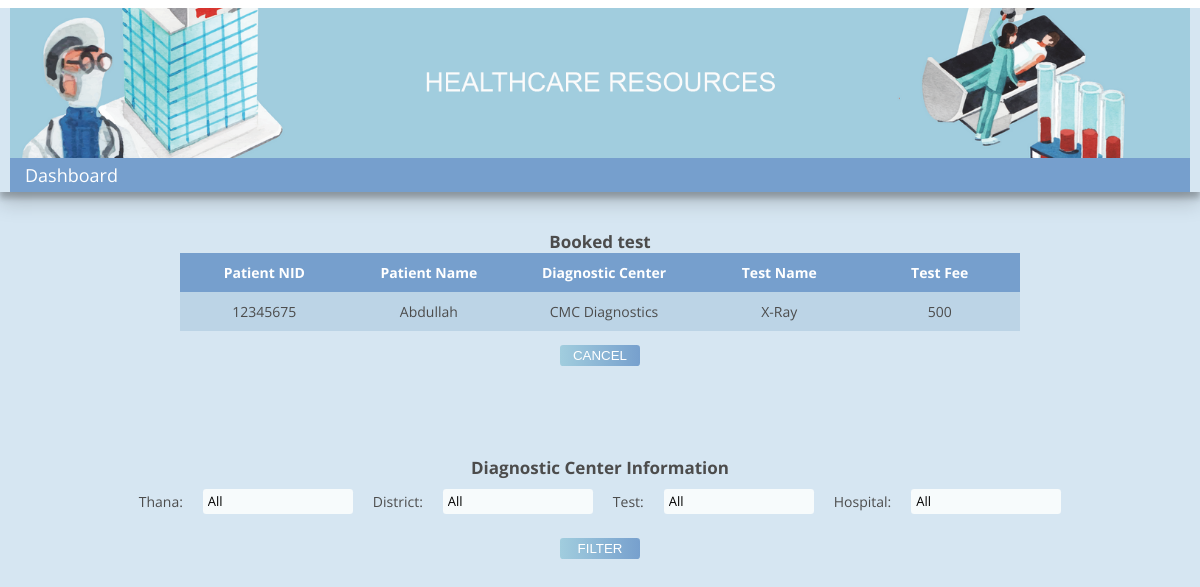
The page /Code/healthcare_resources/book_test.php (signed in) on the database its author committed.
### tables this page shows
CREATE TABLE `reserve` (
  `User` int(13) NOT NULL,
  `Hospital` int(11) DEFAULT NULL,
  `ward` int(11) DEFAULT NULL,
  `Hospital_Bed_No` int(11) DEFAULT NULL,
  `Diagnostic_Center` int(11) DEFAULT NULL,
  `testName` varchar(50) DEFAULT NULL,
  `Date` date NOT NULL,
  `Time` time NOT NULL,
  `Fee` int(11) NOT NULL
);

CREATE TABLE `user` (
  `NID` int(13) NOT NULL,
  `Password` varchar(20) NOT NULL,
  `Name` varchar(50) NOT NULL,
  `Gender` varchar(10) NOT NULL,
  `Birth_Date` date NOT NULL,
  `Age` int(3) NOT NULL,
  `Address` text NOT NULL,
  `Phone` int(11) NOT NULL
);

CREATE TABLE `diagnostic_center` (
  `dcCode` int(11) NOT NULL,
  `Name` varchar(50) NOT NULL,
  `Contact` int(11) NOT NULL,
  `Hospital` int(11) DEFAULT NULL,
  `Location` varchar(50) DEFAULT NULL
);

CREATE TABLE `tests` (
  `dcCode` int(13) NOT NULL,
  `Name` varchar(50) NOT NULL,
  `Fee` int(11) NOT NULL
);

### Code/healthcare_resources/book_test.php (the view, shortened to what this page needs)
<html>
<head>
<link rel="stylesheet" href="css/book_bed.css">
</head>
<body>
<div id="container">
	<div id="nav-parent">
		<img id="bannerpic" src="images/banner.png">
		<div class="nav">
		<a href="dashboard.php" style="font-size: 18px;padding: 10px;">Dashboard</a>
		</div>
	</div>
	<div class="paper2">
			<form action="" method="post">
			<?php
			$n = $_SESSION['n'];
			require_once('dbconnect.php');
			$sql = "SELECT * FROM reserve WHERE user = $n AND diagnostic_center IS NOT NULL;";
			$result = mysqli_query($conn, $sql);
			if(mysqli_num_rows($result) !=0 ){
			?>
			<br><br>
			<b><center style="font-size: 17px;">Booked test</center></b>
				<?php if (isset($_SESSION['l']) && $_SESSION['l']=='true'){
				require_once('dbconnect.php');
				if(isset($_SESSION['n'])){
				$sql = "select a.user, c.name, b.name, a.testName, d.fee FROM reserve a, diagnostic_center b, user c, tests d WHERE a.user = $n AND a.diagnostic_center = b.dcCode AND c.NID = $n AND d.dcCode = b.dcCode AND d.name = a.testName;";
				$result = mysqli_query($conn, $sql);
				if(mysqli_num_rows($result) !=0 ){
				while($row = mysqli_fetch_array($result)){?>
				<table  border="0" rules="none" class="query center tdequal result" id="result" style="border-collapse: collapse;text-align:center; font-size: 14px;" border="1" width="70%">
				<tr><th>Patient NID</th><th>Patient Name</th><th>Diagnostic Center</th><th>Test Name</th><th>Test Fee</th></tr>
				<tr><td><?php echo $row[0]; ?></td><td><?php echo $row[1]; ?></td><td><?php echo $row[2]; ?> </td><td><?php echo $row[3]; ?> </td><td><?php echo $row[4]; ?> </td></tr>
				<?php } ?>
				<tr style="background-color:transparent;"><td colspan="5"><center><button type="submit" name="delete_test" class="loginbtn btn-1 btn">Cancel</button></center></td></tr>
				<?php
				}else{ ?>
				<tr><td><center>No previous booking found</center></td></tr>
				<?php }}} ?>
				</table>
				<br>
				</form><?php
			} ?>
			<br><br><br>
			<form action="" method="post">
			<b><center style="font-size: 17px;">Diagnostic Center Information </center></b>
				<table border="0" style="border-collapse: collapse;" class="query center">
				<tr>
				<td><label>Thana:</label></td>
				<td>
						<select height="10px;" name="thana" id="thana">
						<option valu="All" <?php if (isset($_POST['testquery'])&& $_POST['places'] == 'All'){ echo "selected";} ?>>All</option>
						</select>
				</td>
				<td><label>District:</label></td>
				<td>
						<select height="10px;" name="district" id="district">
						<option valu="All" <?php if (isset($_POST['testquery'])&& $_POST['places'] == 'All'){ echo "selected";} ?>>All</option>
						</select>
				</td>
					<td><label>Test:</label></td>
					<td>
						<select name="test" id="test">
						<option value="All" <?php if (isset($_POST['testquery'])){ if($_POST['test'] == 'All'){ echo "selected";}} ?>>All</option>
						</select>
					</td>
					<td><label>Hospital:</label></td>
					<td>
						<select name="hos" id="hos">
						<option value="All" <?php if (isset($_POST['testquery'])){ if($_POST['hos'] == 'All'){ echo "selected";}} ?>>All</option>
						</select>
					</td>
				</tr>
				<tr><td colspan="8"><center><button type="submit" value="hospitalq" name="testquery" class="loginbtn btn-1 btn">Filter</center></button></td></tr>
			</table>
			</form>
			<br>
	</div>
	<br>
</body>
</html>

### Code/healthcare_resources/css/book_bed.css (style rules this page uses)
body { --background-color: #d6e2e9; font-family: "Open Sans"; font-size: 14px; color: #4C4C4C; }
label { font-size: 14px; }
select { width: 150px; padding: 5px; }
a { text-decoration: None; color: white; }
button { background-color: #769FCD; border: none; color: white; padding: 5px 10px; text-align: center; text-decoration: none; display: inline-block; margin: 4px 2px; cursor: pointer; }
th,tr { padding: 10px; }
form { margin:0px; padding:0px; display:inline; }
#bannerpic { height: 150px; width: 100%; object-fit: cover; object-position: 50% 50%; }
#container { width: 100%; font-size: 14px; --background-color: #bcd4e6; background-color: #D6E6F2; height: 98vh; overflow: auto; margin: auto; position: absolute; top: 50%; left: 50%; -ms-transform: translate(-50%, -50%); transform: translate(-50%, -50%); }
#nav-parent { height: auto; width: 100%; object-fit: cover; object-position: 50% 30%; padding: 0px 10px 0px 10px; position: -webkit-sticky; position: sticky; top: 0px; box-shadow: rgba(0, 0, 0, 0.19) 0px 10px 20px, rgba(0, 0, 0, 0.23) 0px 6px 6px; z-index: 5; }
.center { margin-left: auto; margin-right: auto; padding: 10px; }
.tdequal td { width: 80px; }
.query td { padding: 10px; }
.nav { outline: white; padding: 5px; background-color: #769FCD; height: auto; object-fit: cover; width: 100%; margin: auto; }
.result th { background-color: #769FCD; color: #ffffff; }
.result tr:nth-of-type(odd) { background-color: #F7FBFC; }
.result tr:nth-of-type(even) { background-color: #bcd4e6; }
.query button { width: 80px; padding: 3px; }
.loginbtn { width: 295px; background-color: #769FCD; border: none; color: white; padding: 7px 10px; text-align: center; text-decoration: none; display: inline-block; margin: 4px 2px; cursor: pointer; border-radius: 0.25em; }
.btn-1 { background-image: linear-gradient(to right, #a1cdde 0%, #769FCD 51%, #a1cdde 100%); }
.btn { text-align: center; text-transform: uppercase; transition: 0.5s; background-size: 200% auto; color: white; }
* { box-sizing: border-box; }
html { --scrollbarBG: #d6e2e9; --thumbBG: #F7FBFC; }
body { scrollbar-width: thin; scrollbar-color: var(--thumbBG) var(--scrollbarBG); }

### rows shown on the page
reserve: User "12345675", User.Name "Abdullah", diagnostic_center.Name "CMC Diagnostics", testName "X-Ray", tests.Fee "500"
